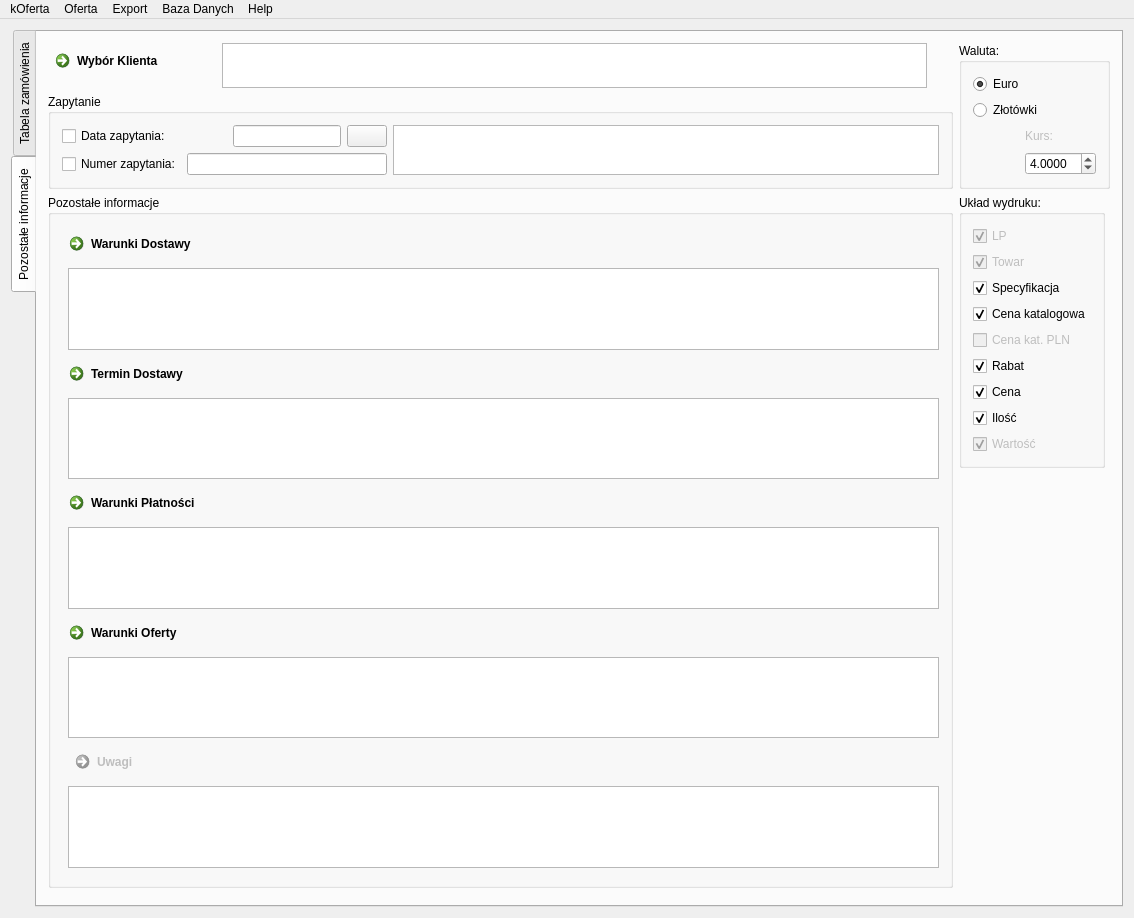
<?xml version="1.0" encoding="UTF-8"?>
<ui version="4.0">
 <class>MainWindow</class>
 <widget class="QMainWindow" name="MainWindow">
  <property name="geometry">
   <rect>
    <x>0</x>
    <y>0</y>
    <width>1134</width>
    <height>918</height>
   </rect>
  </property>
  <property name="windowTitle">
   <string notr="true">kOferta</string>
  </property>
  <property name="windowIcon">
   <iconset resource="res/zasoby.qrc">
    <normaloff>:/ico</normaloff>:/ico</iconset>
  </property>
  <widget class="QWidget" name="centralWidget">
   <layout class="QVBoxLayout" name="verticalLayout_5">
    <item>
     <widget class="QTabWidget" name="tabWidget">
      <property name="tabPosition">
       <enum>QTabWidget::West</enum>
      </property>
      <property name="currentIndex">
       <number>1</number>
      </property>
      <widget class="QWidget" name="tab">
       <attribute name="title">
        <string>Tabela zamówienia</string>
       </attribute>
       <layout class="QVBoxLayout" name="verticalLayout_2">
        <item>
         <layout class="QHBoxLayout" name="horizontalLayout_2">
          <item>
           <widget class="QPushButton" name="addTowar">
            <property name="text">
             <string>Dodaj Towar</string>
            </property>
           </widget>
          </item>
          <item>
           <widget class="QPushButton" name="rabat">
            <property name="text">
             <string>Ustaw rabat</string>
            </property>
           </widget>
          </item>
          <item>
           <widget class="QPushButton" name="delw">
            <property name="text">
             <string>Usuń wiersz</string>
            </property>
           </widget>
          </item>
          <item>
           <spacer name="horizontalSpacer_2">
            <property name="orientation">
             <enum>Qt::Horizontal</enum>
            </property>
            <property name="sizeHint" stdset="0">
             <size>
              <width>40</width>
              <height>20</height>
             </size>
            </property>
           </spacer>
          </item>
         </layout>
        </item>
        <item>
         <widget class="MerchandiseListView" name="tableView" native="true">
          <property name="sizePolicy">
           <sizepolicy hsizetype="Expanding" vsizetype="Expanding">
            <horstretch>0</horstretch>
            <verstretch>0</verstretch>
           </sizepolicy>
          </property>
         </widget>
        </item>
       </layout>
      </widget>
      <widget class="QWidget" name="tab_2">
       <attribute name="title">
        <string>Pozostałe informacje</string>
       </attribute>
       <layout class="QGridLayout" name="gridLayout">
        <item row="0" column="0">
         <layout class="QHBoxLayout" name="horizontalLayout_3">
          <item>
           <widget class="QCommandLinkButton" name="commandLinkButton_klient">
            <property name="text">
             <string>Wybór Klienta</string>
            </property>
           </widget>
          </item>
          <item>
           <widget class="QPlainTextEdit" name="plainTextEdit_klient">
            <property name="sizePolicy">
             <sizepolicy hsizetype="Expanding" vsizetype="Ignored">
              <horstretch>0</horstretch>
              <verstretch>0</verstretch>
             </sizepolicy>
            </property>
            <property name="tabChangesFocus">
             <bool>true</bool>
            </property>
            <property name="lineWrapMode">
             <enum>QPlainTextEdit::NoWrap</enum>
            </property>
            <property name="readOnly">
             <bool>true</bool>
            </property>
           </widget>
          </item>
         </layout>
        </item>
        <item row="0" column="2" rowspan="2">
         <widget class="QGroupBox" name="waluta">
          <property name="sizePolicy">
           <sizepolicy hsizetype="Fixed" vsizetype="Fixed">
            <horstretch>0</horstretch>
            <verstretch>0</verstretch>
           </sizepolicy>
          </property>
          <property name="title">
           <string>Waluta:</string>
          </property>
          <layout class="QGridLayout" name="gridLayout_3">
           <item row="0" column="0" colspan="3">
            <widget class="QRadioButton" name="eur">
             <property name="text">
              <string>Euro</string>
             </property>
             <property name="checked">
              <bool>true</bool>
             </property>
            </widget>
           </item>
           <item row="1" column="0" colspan="3">
            <widget class="QRadioButton" name="pln">
             <property name="text">
              <string>Złotówki</string>
             </property>
            </widget>
           </item>
           <item row="2" column="0">
            <spacer name="horizontalSpacer">
             <property name="orientation">
              <enum>Qt::Horizontal</enum>
             </property>
             <property name="sizeHint" stdset="0">
              <size>
               <width>40</width>
               <height>20</height>
              </size>
             </property>
            </spacer>
           </item>
           <item row="2" column="2">
            <widget class="QLabel" name="kurs_label">
             <property name="enabled">
              <bool>false</bool>
             </property>
             <property name="text">
              <string>Kurs:</string>
             </property>
            </widget>
           </item>
           <item row="3" column="0">
            <spacer name="horizontalSpacer_3">
             <property name="orientation">
              <enum>Qt::Horizontal</enum>
             </property>
             <property name="sizeHint" stdset="0">
              <size>
               <width>40</width>
               <height>20</height>
              </size>
             </property>
            </spacer>
           </item>
           <item row="3" column="2">
            <widget class="QDoubleSpinBox" name="kursSpinBox">
             <property name="decimals">
              <number>4</number>
             </property>
             <property name="maximum">
              <double>99.999899999999997</double>
             </property>
             <property name="singleStep">
              <double>0.010000000000000</double>
             </property>
             <property name="value">
              <double>4.000000000000000</double>
             </property>
            </widget>
           </item>
          </layout>
         </widget>
        </item>
        <item row="1" column="0" colspan="2">
         <widget class="QGroupBox" name="grupBox_zapytanie">
          <property name="sizePolicy">
           <sizepolicy hsizetype="Preferred" vsizetype="Minimum">
            <horstretch>0</horstretch>
            <verstretch>0</verstretch>
           </sizepolicy>
          </property>
          <property name="title">
           <string>Zapytanie</string>
          </property>
          <layout class="QHBoxLayout" name="horizontalLayout_4">
           <item>
            <layout class="QVBoxLayout" name="verticalLayout">
             <property name="sizeConstraint">
              <enum>QLayout::SetDefaultConstraint</enum>
             </property>
             <item>
              <layout class="QHBoxLayout" name="horizontalLayout">
               <item>
                <widget class="QCheckBox" name="checkBox_zapytanieData">
                 <property name="text">
                  <string>Data zapytania:</string>
                 </property>
                </widget>
               </item>
               <item>
                <widget class="QLineEdit" name="lineEdit_zapytanieData">
                 <property name="sizePolicy">
                  <sizepolicy hsizetype="Fixed" vsizetype="Fixed">
                   <horstretch>0</horstretch>
                   <verstretch>0</verstretch>
                  </sizepolicy>
                 </property>
                </widget>
               </item>
               <item>
                <widget class="QPushButton" name="pushButton_zapytanieData">
                 <property name="sizePolicy">
                  <sizepolicy hsizetype="Fixed" vsizetype="Fixed">
                   <horstretch>0</horstretch>
                   <verstretch>0</verstretch>
                  </sizepolicy>
                 </property>
                 <property name="text">
                  <string/>
                 </property>
                 <property name="icon">
                  <iconset resource="res/zasoby.qrc">
                   <normaloff>:/calendar</normaloff>:/calendar</iconset>
                 </property>
                 <property name="iconSize">
                  <size>
                   <width>32</width>
                   <height>32</height>
                  </size>
                 </property>
                </widget>
               </item>
              </layout>
             </item>
             <item>
              <layout class="QHBoxLayout" name="horizontalLayout_11">
               <item>
                <widget class="QCheckBox" name="checkBox_zapytanieNr">
                 <property name="text">
                  <string>Numer zapytania:</string>
                 </property>
                </widget>
               </item>
               <item>
                <widget class="QLineEdit" name="lineEdit_zapytanieNr">
                 <property name="sizePolicy">
                  <sizepolicy hsizetype="Minimum" vsizetype="Fixed">
                   <horstretch>0</horstretch>
                   <verstretch>0</verstretch>
                  </sizepolicy>
                 </property>
                 <property name="minimumSize">
                  <size>
                   <width>200</width>
                   <height>0</height>
                  </size>
                 </property>
                 <property name="maximumSize">
                  <size>
                   <width>500</width>
                   <height>16777215</height>
                  </size>
                 </property>
                 <property name="baseSize">
                  <size>
                   <width>500</width>
                   <height>0</height>
                  </size>
                 </property>
                </widget>
               </item>
              </layout>
             </item>
            </layout>
           </item>
           <item>
            <widget class="QPlainTextEdit" name="plainTextEdit_zapytanie">
             <property name="sizePolicy">
              <sizepolicy hsizetype="Expanding" vsizetype="Ignored">
               <horstretch>0</horstretch>
               <verstretch>0</verstretch>
              </sizepolicy>
             </property>
             <property name="maximumSize">
              <size>
               <width>16777215</width>
               <height>16777215</height>
              </size>
             </property>
            </widget>
           </item>
          </layout>
         </widget>
        </item>
        <item row="2" column="0" rowspan="2" colspan="2">
         <widget class="QGroupBox" name="groupBox">
          <property name="title">
           <string>Pozostałe informacje</string>
          </property>
          <layout class="QFormLayout" name="formLayout">
           <property name="fieldGrowthPolicy">
            <enum>QFormLayout::AllNonFixedFieldsGrow</enum>
           </property>
           <item row="0" column="0" colspan="2">
            <widget class="QCommandLinkButton" name="commandLinkButton_shipingTerms">
             <property name="text">
              <string>Warunki Dostawy</string>
             </property>
            </widget>
           </item>
           <item row="1" column="1">
            <widget class="QPlainTextEdit" name="plainTextEdit_dostawa">
             <property name="maximumSize">
              <size>
               <width>16777215</width>
               <height>16777215</height>
              </size>
             </property>
             <property name="undoRedoEnabled">
              <bool>false</bool>
             </property>
             <property name="readOnly">
              <bool>true</bool>
             </property>
            </widget>
           </item>
           <item row="2" column="0" colspan="2">
            <widget class="QCommandLinkButton" name="commandLinkButton_shipmentTime">
             <property name="text">
              <string>Termin Dostawy</string>
             </property>
            </widget>
           </item>
           <item row="3" column="1">
            <widget class="QPlainTextEdit" name="plainTextEdit_termin">
             <property name="sizePolicy">
              <sizepolicy hsizetype="Expanding" vsizetype="Preferred">
               <horstretch>0</horstretch>
               <verstretch>0</verstretch>
              </sizepolicy>
             </property>
             <property name="maximumSize">
              <size>
               <width>16777215</width>
               <height>16777215</height>
              </size>
             </property>
             <property name="undoRedoEnabled">
              <bool>false</bool>
             </property>
             <property name="readOnly">
              <bool>true</bool>
             </property>
            </widget>
           </item>
           <item row="4" column="0" colspan="2">
            <widget class="QCommandLinkButton" name="commandLinkButton_paymentTerms">
             <property name="text">
              <string>Warunki Płatności</string>
             </property>
            </widget>
           </item>
           <item row="5" column="1">
            <widget class="QPlainTextEdit" name="plainTextEdit_platnosc">
             <property name="sizePolicy">
              <sizepolicy hsizetype="Expanding" vsizetype="Preferred">
               <horstretch>0</horstretch>
               <verstretch>0</verstretch>
              </sizepolicy>
             </property>
             <property name="maximumSize">
              <size>
               <width>16777215</width>
               <height>16777215</height>
              </size>
             </property>
             <property name="undoRedoEnabled">
              <bool>false</bool>
             </property>
             <property name="readOnly">
              <bool>true</bool>
             </property>
            </widget>
           </item>
           <item row="6" column="0" colspan="2">
            <widget class="QCommandLinkButton" name="commandLinkButton_offerTerms">
             <property name="text">
              <string>Warunki Oferty</string>
             </property>
            </widget>
           </item>
           <item row="7" column="1">
            <widget class="QPlainTextEdit" name="plainTextEdit_oferta">
             <property name="maximumSize">
              <size>
               <width>16777215</width>
               <height>16777215</height>
              </size>
             </property>
             <property name="undoRedoEnabled">
              <bool>false</bool>
             </property>
             <property name="readOnly">
              <bool>true</bool>
             </property>
            </widget>
           </item>
           <item row="8" column="1">
            <widget class="QCommandLinkButton" name="commandLinkButton_other">
             <property name="enabled">
              <bool>false</bool>
             </property>
             <property name="autoFillBackground">
              <bool>false</bool>
             </property>
             <property name="text">
              <string>Uwagi</string>
             </property>
            </widget>
           </item>
           <item row="9" column="1">
            <widget class="QPlainTextEdit" name="plainTextEdit_uwagi">
             <property name="maximumSize">
              <size>
               <width>16777215</width>
               <height>16777215</height>
              </size>
             </property>
            </widget>
           </item>
           <item row="11" column="1">
            <spacer name="verticalSpacer_6">
             <property name="orientation">
              <enum>Qt::Vertical</enum>
             </property>
             <property name="sizeHint" stdset="0">
              <size>
               <width>20</width>
               <height>40</height>
              </size>
             </property>
            </spacer>
           </item>
          </layout>
         </widget>
        </item>
        <item row="2" column="2">
         <widget class="QGroupBox" name="kolumny">
          <property name="sizePolicy">
           <sizepolicy hsizetype="Fixed" vsizetype="Fixed">
            <horstretch>0</horstretch>
            <verstretch>0</verstretch>
           </sizepolicy>
          </property>
          <property name="title">
           <string>Układ wydruku:</string>
          </property>
          <layout class="QVBoxLayout" name="verticalLayout_4">
           <item>
            <widget class="QCheckBox" name="kol_lp">
             <property name="enabled">
              <bool>false</bool>
             </property>
             <property name="text">
              <string>LP</string>
             </property>
             <property name="checked">
              <bool>true</bool>
             </property>
            </widget>
           </item>
           <item>
            <widget class="QCheckBox" name="kol_towar">
             <property name="enabled">
              <bool>false</bool>
             </property>
             <property name="text">
              <string>Towar</string>
             </property>
             <property name="checked">
              <bool>true</bool>
             </property>
            </widget>
           </item>
           <item>
            <widget class="QCheckBox" name="kol_specyfikacja">
             <property name="enabled">
              <bool>true</bool>
             </property>
             <property name="text">
              <string>Specyfikacja</string>
             </property>
             <property name="checked">
              <bool>true</bool>
             </property>
            </widget>
           </item>
           <item>
            <widget class="QCheckBox" name="kol_cenaKat">
             <property name="text">
              <string>Cena katalogowa</string>
             </property>
             <property name="checked">
              <bool>true</bool>
             </property>
            </widget>
           </item>
           <item>
            <widget class="QCheckBox" name="kol_cenaPln">
             <property name="enabled">
              <bool>false</bool>
             </property>
             <property name="text">
              <string>Cena kat. PLN</string>
             </property>
             <property name="checked">
              <bool>false</bool>
             </property>
            </widget>
           </item>
           <item>
            <widget class="QCheckBox" name="kol_rabat">
             <property name="text">
              <string>Rabat</string>
             </property>
             <property name="checked">
              <bool>true</bool>
             </property>
            </widget>
           </item>
           <item>
            <widget class="QCheckBox" name="kol_cena">
             <property name="text">
              <string>Cena</string>
             </property>
             <property name="checked">
              <bool>true</bool>
             </property>
            </widget>
           </item>
           <item>
            <widget class="QCheckBox" name="kol_ilosc">
             <property name="text">
              <string>Ilość</string>
             </property>
             <property name="checked">
              <bool>true</bool>
             </property>
            </widget>
           </item>
           <item>
            <widget class="QCheckBox" name="kol_wartosc">
             <property name="enabled">
              <bool>false</bool>
             </property>
             <property name="text">
              <string>Wartość</string>
             </property>
             <property name="checked">
              <bool>true</bool>
             </property>
            </widget>
           </item>
          </layout>
         </widget>
        </item>
        <item row="3" column="2" rowspan="2">
         <spacer name="verticalSpacer_7">
          <property name="orientation">
           <enum>Qt::Vertical</enum>
          </property>
          <property name="sizeHint" stdset="0">
           <size>
            <width>20</width>
            <height>430</height>
           </size>
          </property>
         </spacer>
        </item>
        <item row="4" column="1">
         <spacer name="verticalSpacer">
          <property name="orientation">
           <enum>Qt::Vertical</enum>
          </property>
          <property name="sizeHint" stdset="0">
           <size>
            <width>20</width>
            <height>40</height>
           </size>
          </property>
         </spacer>
        </item>
       </layout>
       <zorder>grupBox_zapytanie</zorder>
       <zorder>kolumny</zorder>
       <zorder>waluta</zorder>
       <zorder>verticalSpacer_7</zorder>
       <zorder>groupBox</zorder>
      </widget>
     </widget>
    </item>
   </layout>
  </widget>
  <widget class="QMenuBar" name="menuBar">
   <property name="geometry">
    <rect>
     <x>0</x>
     <y>0</y>
     <width>1134</width>
     <height>27</height>
    </rect>
   </property>
   <widget class="QMenu" name="menuOferta">
    <property name="title">
     <string>Oferta</string>
    </property>
    <addaction name="actionNew"/>
    <addaction name="actionOpen"/>
    <addaction name="actionSave"/>
    <addaction name="actionNR"/>
   </widget>
   <widget class="QMenu" name="menuExport">
    <property name="title">
     <string>Export</string>
    </property>
    <addaction name="actionDo_PDF"/>
    <addaction name="actionDruk"/>
   </widget>
   <widget class="QMenu" name="menuHelp">
    <property name="title">
     <string>Help</string>
    </property>
    <addaction name="actionO_kOferta"/>
    <addaction name="actionO_Qt"/>
   </widget>
   <widget class="QMenu" name="menuKlient">
    <property name="title">
     <string>Baza Danych</string>
    </property>
    <addaction name="klientNowy"/>
    <addaction name="klientEdycja"/>
    <addaction name="separator"/>
    <addaction name="actionNowy_Towar"/>
    <addaction name="separator"/>
    <addaction name="actionDodaj_warunki"/>
   </widget>
   <widget class="QMenu" name="menuConnect">
    <property name="title">
     <string>kOferta</string>
    </property>
    <addaction name="actionConnect"/>
    <addaction name="actionDisconnect"/>
    <addaction name="separator"/>
    <addaction name="actionUstawienia"/>
    <addaction name="separator"/>
    <addaction name="actionExit"/>
   </widget>
   <addaction name="menuConnect"/>
   <addaction name="menuOferta"/>
   <addaction name="menuExport"/>
   <addaction name="menuKlient"/>
   <addaction name="menuHelp"/>
  </widget>
  <action name="actionNew">
   <property name="text">
    <string>Nowa</string>
   </property>
  </action>
  <action name="actionOpen">
   <property name="text">
    <string>Otwórz</string>
   </property>
  </action>
  <action name="actionSave">
   <property name="text">
    <string>Zapisz</string>
   </property>
  </action>
  <action name="actionExit">
   <property name="text">
    <string>Wyjście</string>
   </property>
  </action>
  <action name="actionDo_PDF">
   <property name="text">
    <string>PDF</string>
   </property>
  </action>
  <action name="actionDo_HTML">
   <property name="text">
    <string>HTML</string>
   </property>
  </action>
  <action name="actionDruk">
   <property name="text">
    <string>Druk</string>
   </property>
  </action>
  <action name="actionO_kOferta">
   <property name="text">
    <string>O kOferta</string>
   </property>
  </action>
  <action name="actionO_Qt">
   <property name="text">
    <string>O Qt</string>
   </property>
  </action>
  <action name="actionNR">
   <property name="text">
    <string>Nadaj nowy numer</string>
   </property>
  </action>
  <action name="klientNowy">
   <property name="text">
    <string>Nowy Klient</string>
   </property>
  </action>
  <action name="klientImport">
   <property name="text">
    <string>Import</string>
   </property>
  </action>
  <action name="klientEksport">
   <property name="enabled">
    <bool>true</bool>
   </property>
   <property name="text">
    <string>Eksport</string>
   </property>
  </action>
  <action name="klientEdycja">
   <property name="enabled">
    <bool>true</bool>
   </property>
   <property name="text">
    <string>Edycja Klienta</string>
   </property>
  </action>
  <action name="towarNowy">
   <property name="text">
    <string>Nowy</string>
   </property>
  </action>
  <action name="towarImport">
   <property name="text">
    <string>Import</string>
   </property>
  </action>
  <action name="towarEksport">
   <property name="enabled">
    <bool>true</bool>
   </property>
   <property name="text">
    <string>Eksport</string>
   </property>
  </action>
  <action name="towarEdycja">
   <property name="enabled">
    <bool>true</bool>
   </property>
   <property name="text">
    <string>Edycja</string>
   </property>
  </action>
  <action name="actionConnect">
   <property name="text">
    <string>Połącz</string>
   </property>
  </action>
  <action name="actionDisconnect">
   <property name="text">
    <string>Rozłącz</string>
   </property>
  </action>
  <action name="actionNowy_Towar">
   <property name="text">
    <string>Nowy Towar</string>
   </property>
  </action>
  <action name="actionDodaj_warunki_dostawy">
   <property name="text">
    <string>Dodaj warunki dostawy</string>
   </property>
  </action>
  <action name="actionDodaj_termin_dostawy">
   <property name="text">
    <string>Dodaj termin dostawy</string>
   </property>
  </action>
  <action name="actionDodaj_warunki_platnosci">
   <property name="text">
    <string>Dodaj warunki platnosci</string>
   </property>
  </action>
  <action name="actionDodaj_warunki">
   <property name="text">
    <string>Dodaj warunki</string>
   </property>
  </action>
  <action name="actionUstawienia">
   <property name="text">
    <string>Ustawienia</string>
   </property>
  </action>
 </widget>
 <layoutdefault spacing="6" margin="11"/>
 <customwidgets>
  <customwidget>
   <class>MerchandiseListView</class>
   <extends>QWidget</extends>
   <header>MerchandiseListView.h</header>
   <container>1</container>
  </customwidget>
 </customwidgets>
 <resources>
  <include location="res/zasoby.qrc"/>
 </resources>
 <connections/>
</ui>
